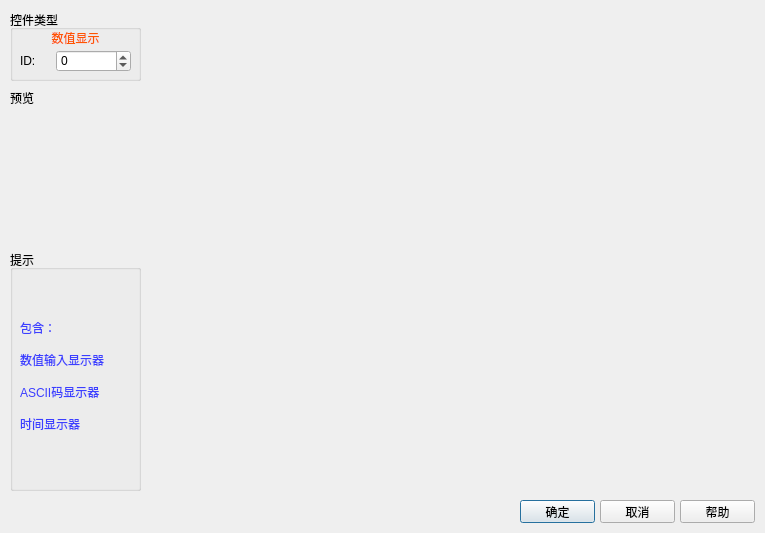
<?xml version="1.0" encoding="UTF-8"?>
<ui version="4.0">
 <class>QValueDlg</class>
 <widget class="QDialog" name="QValueDlg">
  <property name="geometry">
   <rect>
    <x>0</x>
    <y>0</y>
    <width>765</width>
    <height>533</height>
   </rect>
  </property>
  <property name="windowTitle">
   <string>数据显示器</string>
  </property>
  <property name="styleSheet">
   <string notr="true"/>
  </property>
  <widget class="QGraphicsView" name="MainView">
   <property name="geometry">
    <rect>
     <x>10</x>
     <y>110</y>
     <width>131</width>
     <height>131</height>
    </rect>
   </property>
   <property name="styleSheet">
    <string notr="true">background-color: rgba(255, 255, 255, 0);</string>
   </property>
  </widget>
  <widget class="QGroupBox" name="groupBox">
   <property name="geometry">
    <rect>
     <x>10</x>
     <y>10</y>
     <width>131</width>
     <height>71</height>
    </rect>
   </property>
   <property name="title">
    <string>控件类型</string>
   </property>
   <widget class="QLabel" name="m_Titellabel">
    <property name="geometry">
     <rect>
      <x>10</x>
      <y>20</y>
      <width>111</width>
      <height>16</height>
     </rect>
    </property>
    <property name="styleSheet">
     <string notr="true">color: rgb(255, 85, 0);</string>
    </property>
    <property name="text">
     <string>数值显示</string>
    </property>
    <property name="alignment">
     <set>Qt::AlignCenter</set>
    </property>
   </widget>
   <widget class="QWidget" name="layoutWidget_2">
    <property name="geometry">
     <rect>
      <x>10</x>
      <y>40</y>
      <width>111</width>
      <height>22</height>
     </rect>
    </property>
    <layout class="QHBoxLayout" name="horizontalLayout">
     <item>
      <widget class="QLabel" name="label_3">
       <property name="maximumSize">
        <size>
         <width>30</width>
         <height>16777215</height>
        </size>
       </property>
       <property name="text">
        <string>ID:</string>
       </property>
      </widget>
     </item>
     <item>
      <widget class="QSpinBox" name="spinBox">
       <property name="minimum">
        <number>-1</number>
       </property>
       <property name="maximum">
        <number>100000</number>
       </property>
      </widget>
     </item>
    </layout>
   </widget>
  </widget>
  <widget class="QLabel" name="label_2">
   <property name="geometry">
    <rect>
     <x>10</x>
     <y>88</y>
     <width>121</width>
     <height>20</height>
    </rect>
   </property>
   <property name="text">
    <string>预览</string>
   </property>
  </widget>
  <widget class="QPushButton" name="m_okBtn">
   <property name="geometry">
    <rect>
     <x>520</x>
     <y>500</y>
     <width>75</width>
     <height>23</height>
    </rect>
   </property>
   <property name="text">
    <string>确定</string>
   </property>
  </widget>
  <widget class="QPushButton" name="m_cancelBtn">
   <property name="geometry">
    <rect>
     <x>600</x>
     <y>500</y>
     <width>75</width>
     <height>23</height>
    </rect>
   </property>
   <property name="text">
    <string>取消</string>
   </property>
  </widget>
  <widget class="QPushButton" name="m_helpBtn">
   <property name="geometry">
    <rect>
     <x>680</x>
     <y>500</y>
     <width>75</width>
     <height>23</height>
    </rect>
   </property>
   <property name="text">
    <string>帮助</string>
   </property>
  </widget>
  <widget class="QGroupBox" name="groupBox_prompt">
   <property name="geometry">
    <rect>
     <x>10</x>
     <y>250</y>
     <width>131</width>
     <height>241</height>
    </rect>
   </property>
   <property name="title">
    <string>提示</string>
   </property>
   <widget class="QLabel" name="label">
    <property name="geometry">
     <rect>
      <x>10</x>
      <y>20</y>
      <width>111</width>
      <height>211</height>
     </rect>
    </property>
    <property name="styleSheet">
     <string notr="true">color: rgb(60, 63, 255);</string>
    </property>
    <property name="text">
     <string>包含：

数值输入显示器

ASCII码显示器

时间显示器</string>
    </property>
   </widget>
  </widget>
 </widget>
 <resources/>
 <connections/>
</ui>
